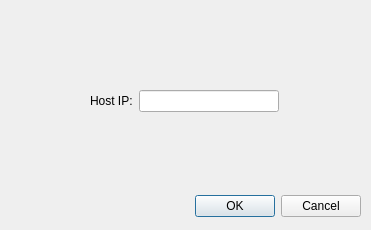
<?xml version="1.0" encoding="UTF-8"?>
<ui version="4.0">
 <class>toserver</class>
 <widget class="QDialog" name="toserver">
  <property name="geometry">
   <rect>
    <x>0</x>
    <y>0</y>
    <width>371</width>
    <height>230</height>
   </rect>
  </property>
  <property name="windowTitle">
   <string>Dialog</string>
  </property>
  <widget class="QDialogButtonBox" name="buttonBox">
   <property name="geometry">
    <rect>
     <x>20</x>
     <y>190</y>
     <width>341</width>
     <height>32</height>
    </rect>
   </property>
   <property name="orientation">
    <enum>Qt::Horizontal</enum>
   </property>
   <property name="standardButtons">
    <set>QDialogButtonBox::Cancel|QDialogButtonBox::Ok</set>
   </property>
  </widget>
  <widget class="QWidget" name="">
   <property name="geometry">
    <rect>
     <x>90</x>
     <y>90</y>
     <width>189</width>
     <height>22</height>
    </rect>
   </property>
   <layout class="QHBoxLayout" name="horizontalLayout">
    <item>
     <widget class="QLabel" name="label">
      <property name="text">
       <string>Host IP:</string>
      </property>
     </widget>
    </item>
    <item>
     <widget class="QLineEdit" name="lineEdit"/>
    </item>
   </layout>
  </widget>
 </widget>
 <resources/>
 <connections>
  <connection>
   <sender>buttonBox</sender>
   <signal>accepted()</signal>
   <receiver>toserver</receiver>
   <slot>accept()</slot>
   <hints>
    <hint type="sourcelabel">
     <x>248</x>
     <y>254</y>
    </hint>
    <hint type="destinationlabel">
     <x>157</x>
     <y>274</y>
    </hint>
   </hints>
  </connection>
  <connection>
   <sender>buttonBox</sender>
   <signal>rejected()</signal>
   <receiver>toserver</receiver>
   <slot>reject()</slot>
   <hints>
    <hint type="sourcelabel">
     <x>316</x>
     <y>260</y>
    </hint>
    <hint type="destinationlabel">
     <x>286</x>
     <y>274</y>
    </hint>
   </hints>
  </connection>
 </connections>
</ui>
